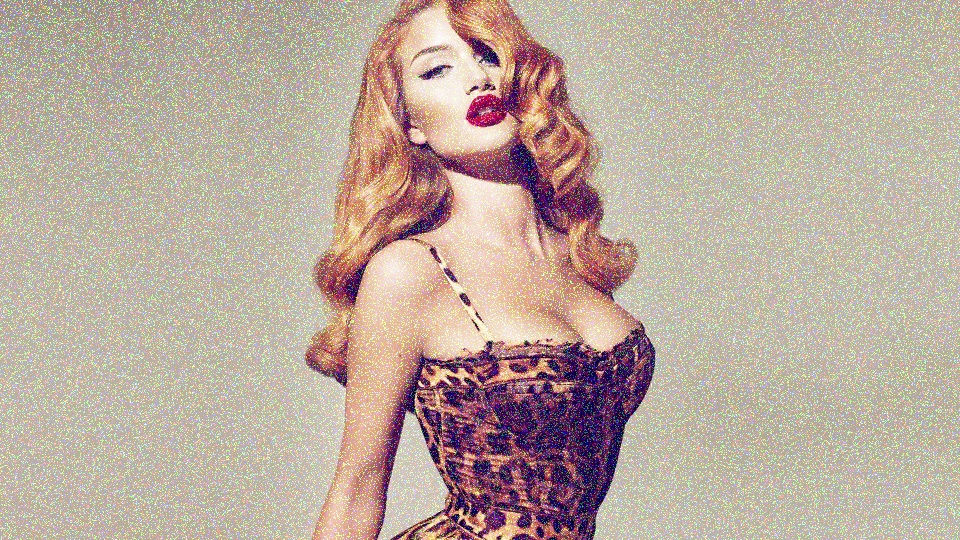
#> input picture 2.opencvLearning/images/132.jpg, 960 x 540 px, given in place of 30.jpg, which was not available
$ python '8. draw_hist.py'
#> lines starting #> are read from the running program, lines starting #| are printed output that depends on the picture; pictures that were not available may be replaced by others from this repository, and a replacement may not be noted
import cv2
import matplotlib.pyplot as plt
import numpy as np

'绘制直方图'
# 1）以为直方图, 要使用plt.plot()进行显示，都是一堆像素点
img = cv2.imread("../images/30.jpg")  # 草坪的小图
#> img is the input picture: shape (540, 960, 3); mean B, G, R 158.6, 171, 187
gray = cv2.cvtColor(img, cv2.COLOR_BGR2GRAY)  # 转成灰度图
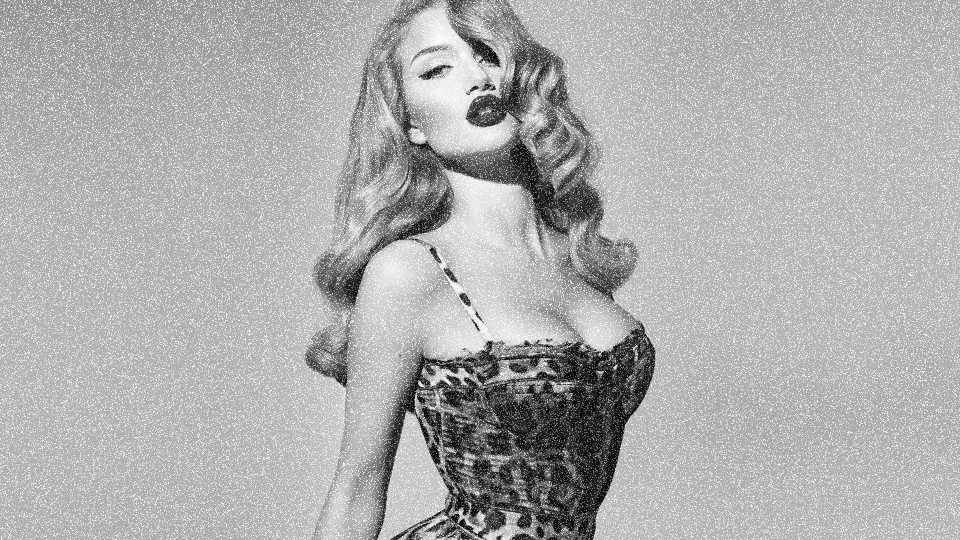
#> gray: shape (540, 960); min 5, max 255, mean 174.4
print(gray.shape)  # (59, 130)
#| (540, 960)
# 绘制灰度图的直方图
hist_gray = cv2.calcHist(images=[gray], channels=[0], mask=None, histSize=[256], ranges=[0, 255])
#> hist_gray = 256 values, max 18768 at index 177, min 0 at index 0, mean 2024.9
print(hist_gray.shape)  # (256, 1)
#| (256, 1)
# 绘制单通道B的直方图
hist_B = cv2.calcHist([img], channels=[0], mask=None, histSize=[256], ranges=[0, 255])
#> hist_B = 256 values, max 8509 at index 158, min 0 at index 255, mean 2024.1
# 绘制单通道G的直方图
hist_G = cv2.calcHist([img], channels=[1], mask=None, histSize=[256], ranges=[0, 255])
#> hist_G = 256 values, max 14161 at index 177, min 0 at index 255, mean 2020.8
# 绘制单通道R的直方图
hist_R = cv2.calcHist([img], channels=[2], mask=None, histSize=[256], ranges=[0, 255])
#> hist_R = 256 values, max 11137 at index 183, min 0 at index 255, mean 1976.6
# print(hist_G)

plt.plot(hist_gray, color="gray", label="Gray")
plt.plot(hist_B, color="b", label="B")
plt.plot(hist_G, color="g", label="G")
plt.plot(hist_R, color="r", label="R")
plt.show()
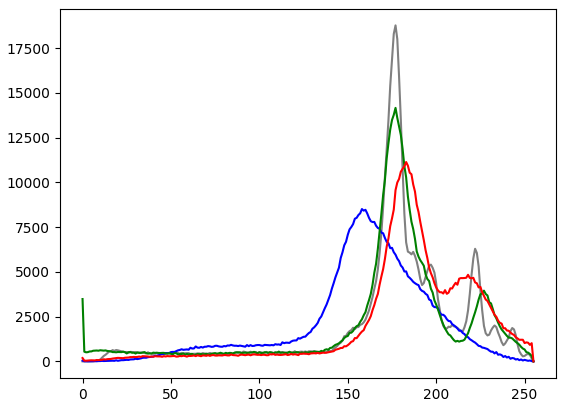
#> figure drawn by matplotlib, 1 panel; curve peaks at x = 177, y = 18768; curve peaks at x = 158, y = 8509; curve peaks at x = 177, y = 14161

# 2)2D直方图
img = cv2.imread("../images/1.jpg")
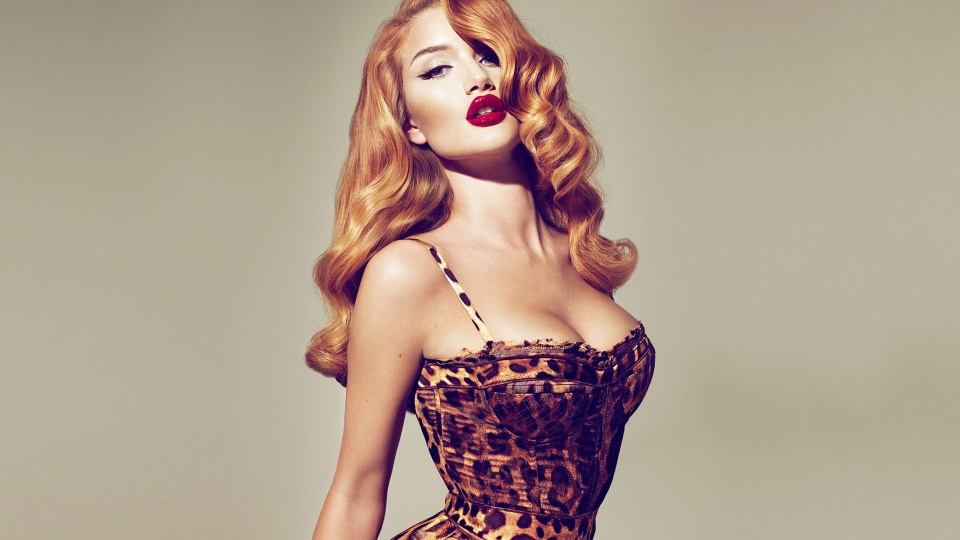
#> input picture 2.opencvLearning/images/1.jpg, 960 x 540 px
#> img is the input picture: shape (540, 960, 3); mean B, G, R 142.1, 157.1, 175.2
# img = cv2.cvtColor(img, cv2.COLOR_BGR2RGB)
# print(type(img)) # <class 'numpy.ndarray'>
hsv = cv2.cvtColor(img, cv2.COLOR_BGR2HSV)
#> hsv: shape (540, 960, 3); mean H, S, V 34.6, 61.2, 176.1

# 绘制2D直方图
hist_hsv = cv2.calcHist([hsv], channels=[0, 2], mask=None, histSize=[180, 256], ranges=[0, 180, 0, 255])  # ????
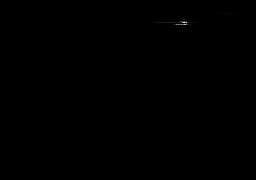
#> hist_hsv: shape (180, 256) float32; min 0, max 22454, mean 11.2; drawn with min black and max white

# [7 lines of commented-out code are left out]
